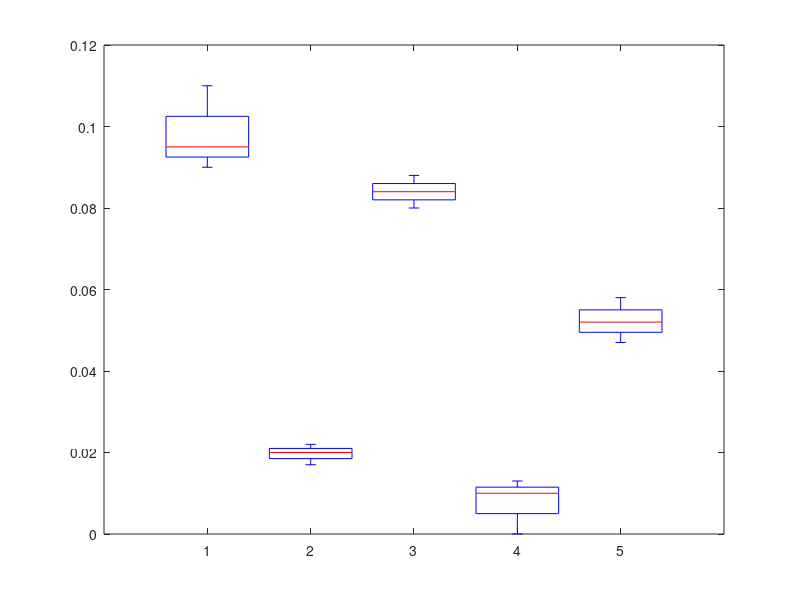

Write MATLAB code to recreate this figure. (Note: this script raises an error after producing the figure.)
%%%%%%%%%%%%%%%%%%%%%%% kernel bar fpr

% fnr=[0.045 0.081 0.090;
%      0.037 0.072 0.081;
%      0.050 0.089 0.093];
% fpr=[0.08 0.084 0.083;
%      0.075 0.072 0.076;
%      0.088 0.092 0.091];
% a=boxplot(fpr,'colors',[0 139/255, 139/255],'width',0.3);
% set(a,{'linew'},{3});
% hold on;
% b=boxplot(fnr,'colors',[1 125/255 64/255],'width',0.3);
% set(b,{'linew'},{3});
% 
% 
% %xlabel('\nu','fontsize',22,'FontName','Times New Roman');
% ylabel('FAR/FRR','fontsize',20,'FontName','Times New Roman');
% set(gca,'fontsize',20,'FontName','Times New Roman');
% %set(gcf,'position',[0 10 800 400]);
% %set(gca,'XLim',[0 0.2]);
% set(gca,'YLim',[0 0.1]);
% %set(gca,'xticklabel',[]);
% set(gca,'xticklabels',{'Sitting', 'Slow walk', 'Fast walk'});
% 
% grid on;


%hLegend = legend(findall(gca,'Tag','Box'), {'Group A','Group B'});

% boxes = findobj(gca, 'Tag', 'Box');
% legend(boxes([end 1]), 'FAR', 'FRR','fontsize',28);

%%%%%%%%%%%%%%%%%%%%%%%%%%%%%%%%

fnr=[0.059 0.061 0.051 0.080 0.053;
     0.052 0.058 0.047 0.075 0.050;
     0.063 0.066 0.057 0.086 0.059];


fpr=[0.095 0.020 0.084 0.01 0.052;
     0.090 0.017 0.080 0 0.047;
     0.11  0.022 0.088 0.013 0.058];

a=boxplot(fpr,'colors',[0 139/255, 139/255],'width',0.3);
set(a,{'linew'},{3});
hold on;
b=boxplot(fnr,'colors',[1 125/255 64/255],'width',0.3);
set(b,{'linew'},{3});


%xlabel('\nu','fontsize',22,'FontName','Times New Roman');
ylabel('FAR/FRR','fontsize',20,'FontName','Times New Roman');
set(gca,'fontsize',20,'FontName','Times New Roman');
%set(gcf,'position',[0 10 800 400]);
%set(gca,'XLim',[0 0.2]);
set(gca,'YLim',[0 0.12]);
%set(gca,'xticklabel',[]);
set(gca,'xticklabels',{'LGL15G', 'Moto G', 'Nexus 4', 'Nexus 5x', 'Huawei H.'});

grid on;

boxes = findobj(gca, 'Tag', 'Box');
legend(boxes([end 1]), 'FAR', 'FRR','fontsize',28);

